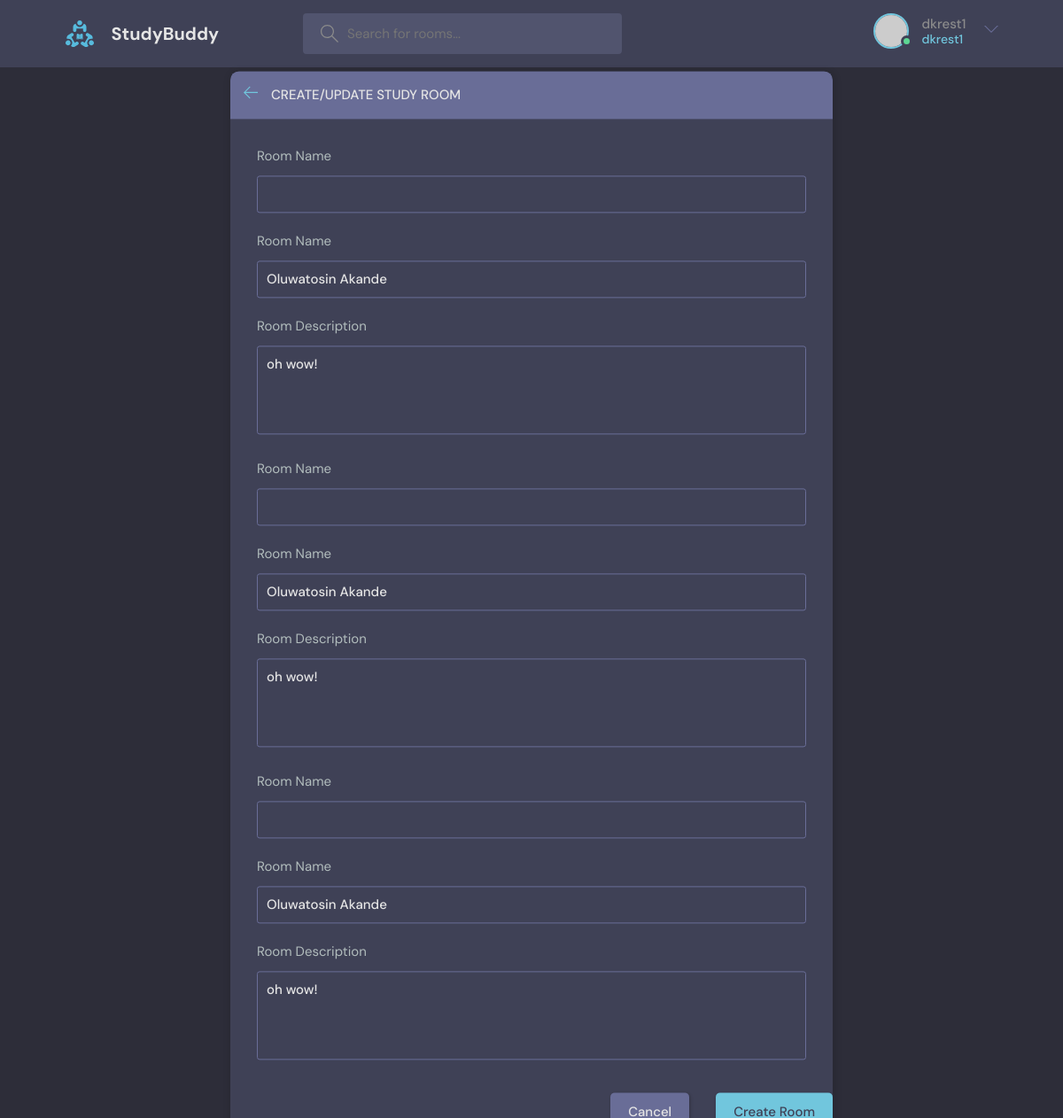
The app's page /update-room/6/ (signed in) with its own data.
### base/models.py (models this page shows, shortened)
class Room(models.Model):
    host        = models.ForeignKey(User, on_delete=models.SET_NULL, null=True)
    topic       = models.ForeignKey(Topic, on_delete=models.SET_NULL, null=True)
    name        = models.CharField(max_length=200)
    description = models.TextField(null=True, blank=True)
    participants = models.ManyToManyField(User, related_name="participants", blank=True)
    updated     = models.DateField(auto_now=True)
    created     = models.DateField(auto_now_add=True)
    class Meta:
        ordering = ["-updated", "-created"]

### base/views.py (the view)
# urls.py: path("update-room/<int:id>/", views.updateRoom, name="update-room"),
@login_required(login_url="login")
def updateRoom(request, id):
    room = Room.objects.get(id=id)
    form = RoomForm(instance=room)
    topics = Topic.objects.all
    if request.user != room.host:
        return HttpResponse("you are not allowed here!")
    if request.method == "POST":
        form = RoomForm(request.POST, instance=room)
        if form.is_valid():
            form.save()
            return redirect("home")
    context = {
    "form": form,
    "topics": topics
    }
    return render(request, "base/room_form.html", context)

### base/forms.py
class RoomForm(ModelForm):
    class Meta:
        model = Room
        fields = "__all__"
        exclude = ["host", "participants"]

### base/templates/base/room_form.html (shortened to what this page needs)
{% extends 'main.html' %} {% block content %}
<main class="create-room layout">
  <div class="container">
    <div class="layout__box">
      <div class="layout__boxHeader">
        <div class="layout__boxTitle">
          <a href="{% url "home" %}">
            <svg
              version="1.1"
              xmlns="http://www.w3.org/2000/svg"
              width="32"
              height="32"
              viewBox="0 0 32 32"
            >
              <title>arrow-left</title>
              <path
                d="M13.723 2.286l-13.723 13.714 13.719 13.714 1.616-1.611-10.96-10.96h27.625v-2.286h-27.625l10.965-10.965-1.616-1.607z"
              ></path>
            </svg>
          </a>
          <h3>Create/Update Study Room</h3>
        </div>
      </div>
      <div class="layout__body">
        <form class="form" action="" method="POST" >
          {% for field in form %}
          <div class="form__group">
            <label for="room_topic">Room Name</label>
            <input type="text" name="topic" required list="topic-list"/>
          </div>
          <div class="form__group">
            <label for="room_name">Room Name</label>
            {{form.name}}
          </div>
          <div class="form__group">
            <label for="room_description">Room Description</label>
            {{form.description}}
          </div>
          {% endfor %}
          </div>
          <div class="form__action">
            <a class="btn btn--dark" href="index.html">Cancel</a>
            <button class="btn btn--main" type="submit">Create Room</button>
          </div>
      </div>
    </div>
</main>
{% endblock %}

### templates/navbar.html (shortened to what this page needs)
{% load static %}
<header class="header header--loggedIn">
  <div class="container">
    <a href="{% url "home" %}" class="header__logo">
      <img src="{% static "images/logo.svg" %}" />
      <h1>StudyBuddy</h1>
    </a>
    <form class="header__search" method="GET" action="{% url "home" %}">
      <label>
        <input  name="q" placeholder="Search for rooms..." />
      </label>
    </form>
    <nav class="header__menu">
      {% if request.user.is_authenticated %}
      <div class="header__user">
        <a href="profile.html">
          <div class="avatar avatar--medium active">
            <img src="https://randomuser.me/api/portraits/men/37.jpg" />
          </div>
          <p>{{request.user.username}}<span>{{request.user.username}}</span></p>
        </a>
        <button class="dropdown-button">
          <svg
            version="1.1"
            xmlns="http://www.w3.org/2000/svg"
            width="32"
            height="32"
            viewBox="0 0 32 32"
          >
            <title>chevron-down</title>
            <path d="M16 21l-13-13h-3l16 16 16-16h-3l-13 13z"></path>
          </svg>
        </button>
      </div>
      {% else %}
      <a href="{% url "login"  %}">
        <img src="{% static "images/avatar.svg" %}" />
        <p>Login</p>
      </a>
    {% endif %}
    </nav>
  </div>
</header>

### records on screen
Room: name "Oluwatosin Akande" "Oluwatosin Akande" "Oluwatosin Akande", description "oh wow!" "oh wow!" "oh wow!"

### other values on screen
{{ request.user.username }} "dkrest1"
